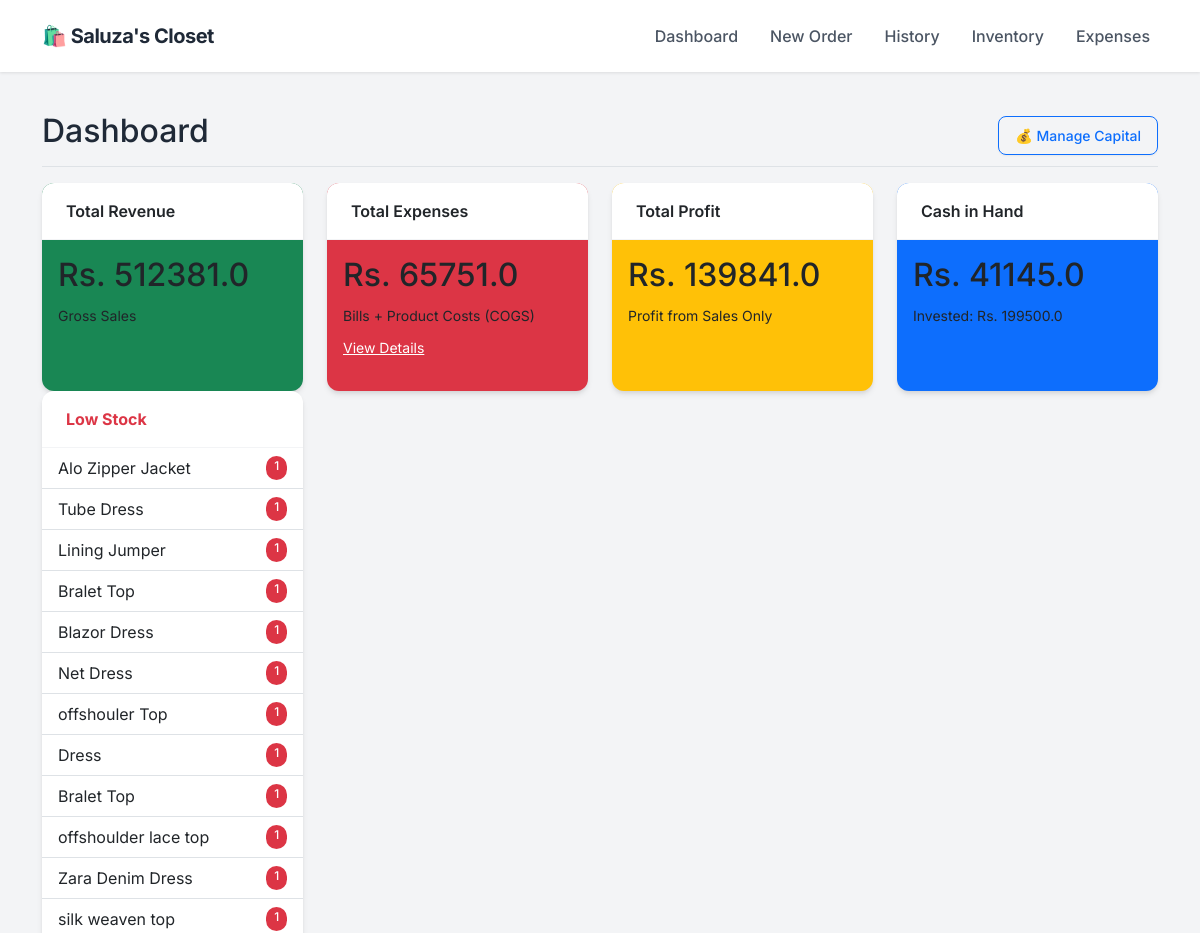
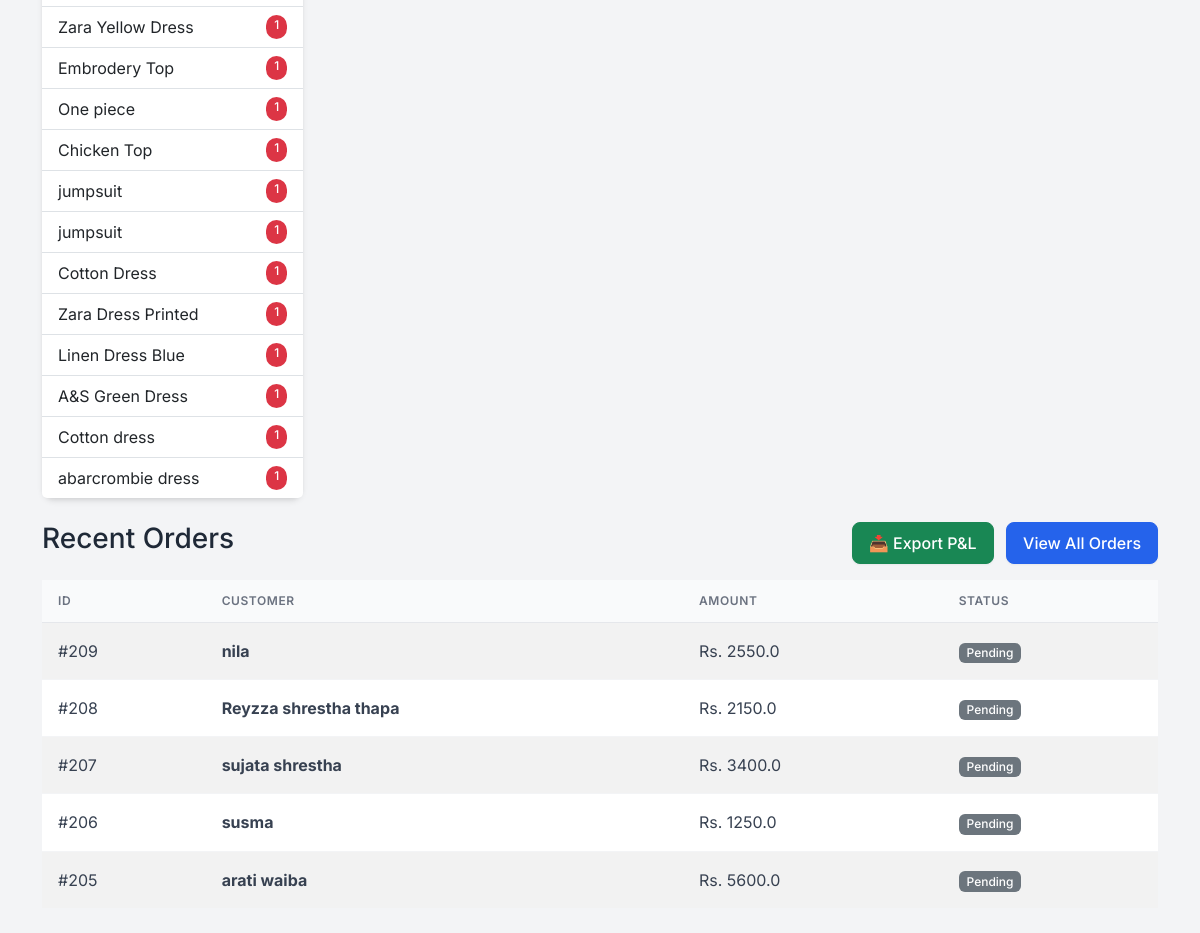
Before: / with the older database file (2 pictures, top to bottom).
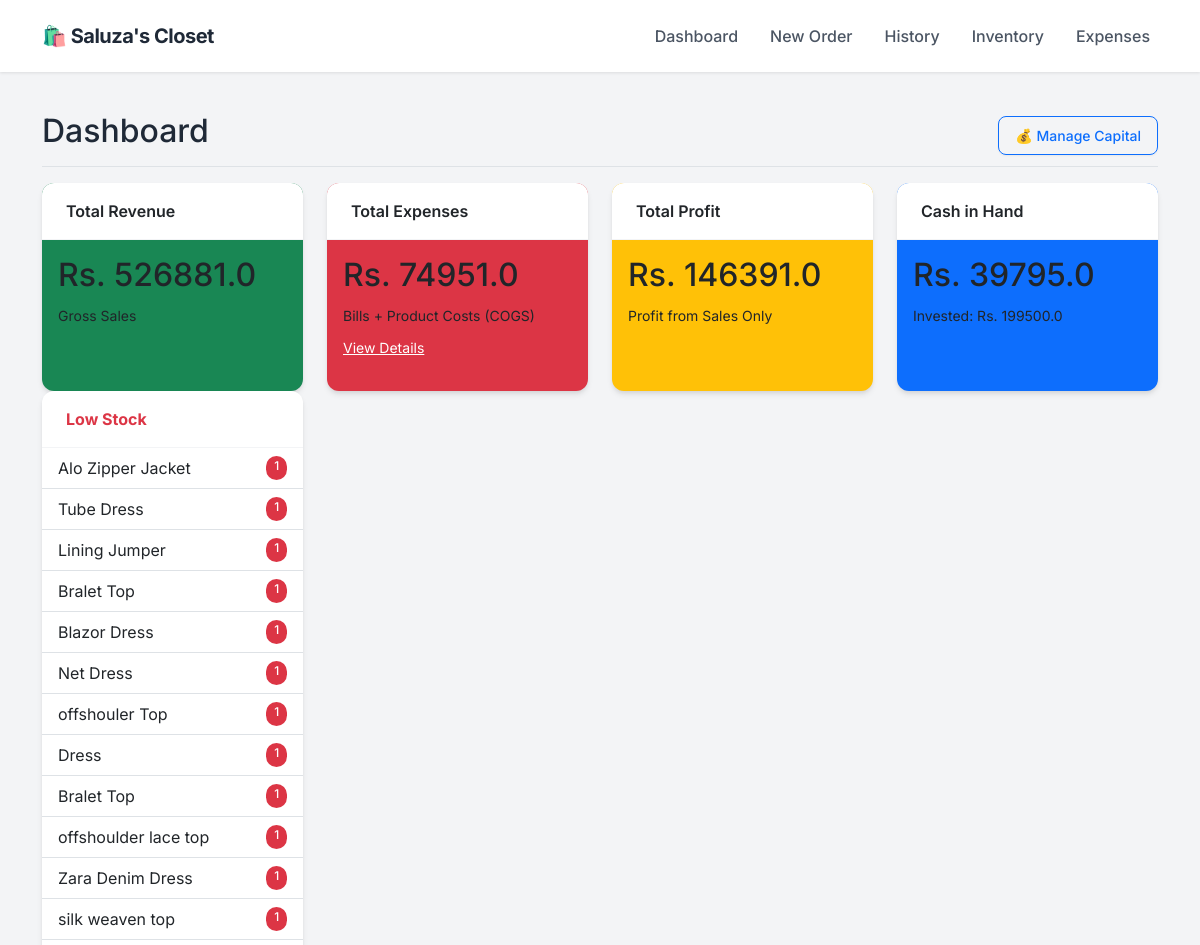
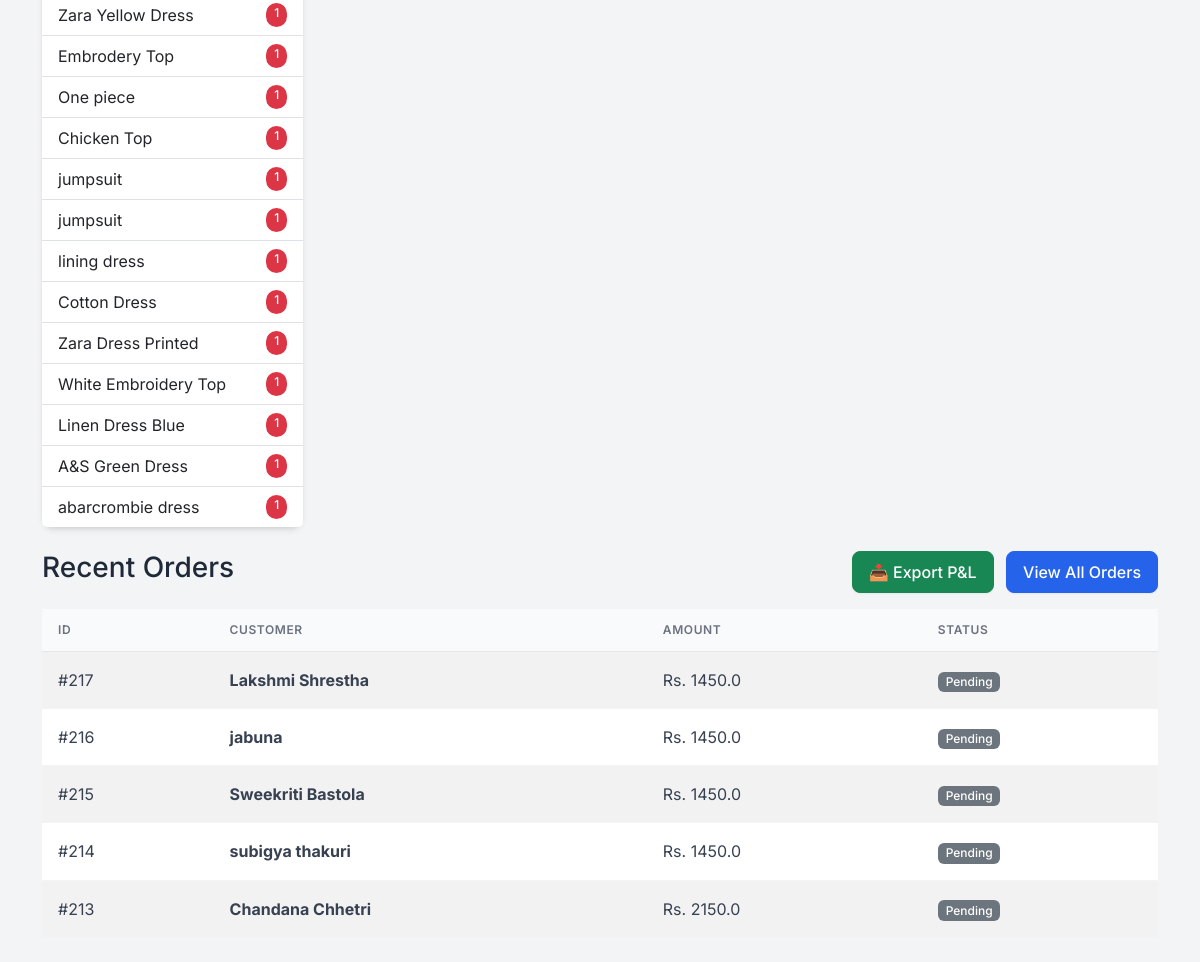
After: the same page with the newer database file (2 pictures, top to bottom).
### app.py (models this page shows)
class Product(db.Model):
    id = db.Column(db.Integer, primary_key=True)
    sku = db.Column(db.String(50), unique=True, nullable=True)
    name = db.Column(db.String(100), nullable=False)
    size = db.Column(db.String(10), nullable=False)
    cost_price = db.Column(db.Float, default=0.0)
    price = db.Column(db.Float, nullable=False)
    stock = db.Column(db.Integer, default=0)
    image = db.Column(db.String(100), nullable=True)

class Order(db.Model):
    id = db.Column(db.Integer, primary_key=True)
    customer_name = db.Column(db.String(100), nullable=False)
    phone = db.Column(db.String(20), nullable=False)
    address = db.Column(db.String(200), nullable=True)
    date = db.Column(db.DateTime, default=datetime.utcnow)
    total_amount = db.Column(db.Float, default=0.0)
    profit = db.Column(db.Float, default=0.0)
    status = db.Column(db.String(20), default='Pending')
    items = db.relationship('OrderItem', backref='order', lazy=True)

### app.py (the view)
@app.route('/')
def dashboard():
    total_investment = db.session.query(db.func.sum(Investment.amount)).scalar() or 0
    total_sales = db.session.query(db.func.sum(Order.total_amount)).scalar() or 0
    manual_expenses = db.session.query(db.func.sum(Expense.amount)).scalar() or 0
    current_inventory_cost = 0
    products = Product.query.all()
    for p in products:
        current_inventory_cost += (p.stock * p.cost_price)
    gross_profit = db.session.query(db.func.sum(Order.profit)).scalar() or 0
    cost_of_sold_goods = total_sales - gross_profit
    total_product_spend = current_inventory_cost + cost_of_sold_goods
    cash_in_hand = (total_investment + total_sales) - (total_product_spend + manual_expenses)
    net_profit = gross_profit # As you requested previously (Sales Profit only)
    recent_orders = Order.query.order_by(Order.date.desc()).limit(5).all()
    low_stock = Product.query.filter(Product.stock < 2, Product.stock > 0).all()
    out_of_stock = Product.query.filter(Product.stock == 0).all()
    investments = Investment.query.order_by(Investment.date.desc()).all()
    return render_template('dashboard.html',
                           sales=total_sales,
                           gross_profit=gross_profit,
                           expenses=manual_expenses,
                           net_profit=net_profit,
                           cash_in_hand=cash_in_hand, # <--- NEW DATA
                           total_investment=total_investment, # <--- NEW DATA
                           orders=recent_orders,
                           investments=investments,
                           low_stock=low_stock,
                           out_of_stock=out_of_stock)

### templates/dashboard.html (shortened to what this page needs)
{% extends "layout.html" %}
{% block content %}
<div class="d-flex justify-content-between flex-wrap flex-md-nowrap align-items-center pt-3 pb-2 mb-3 border-bottom">
    <h1 class="h2">Dashboard</h1>
    <div class="btn-toolbar mb-2 mb-md-0">
        <button type="button" class="btn btn-sm btn-outline-primary" data-bs-toggle="modal" data-bs-target="#investmentHistoryModal">
    💰 Manage Capital
</button>
    </div>
</div>
<div class="row mb-4">
    <div class="col-md-3">
        <div class="card text-dark bg-success mb-3 h-100">
            <div class="card-header">Total Revenue</div>
            <div class="card-body">
                <h2 class="card-title">Rs. {{ sales }}</h2>
                <small>Gross Sales</small>
            </div>
        </div>
    </div>
    <div class="col-md-3">
        <div class="card text-dark bg-danger mb-3 h-100">
            <div class="card-header">Total Expenses</div>
            <div class="card-body">
                <h2 class="card-title">Rs. {{ expenses }}</h2>
                <small>Bills + Product Costs (COGS)</small> <div class="mt-2">
                    <a href="/expenses" class="text-white text-decoration-underline small">View Details</a>
                </div>
            </div>
        </div>
    </div>
    <div class="col-md-3">
        <div class="card text-dark bg-warning mb-3 h-100">
            <div class="card-header">Total Profit</div>
            <div class="card-body">
                <h2 class="card-title">Rs. {{ net_profit }}</h2>
                <small>Profit from Sales Only</small>
            </div>
        </div>
    </div>
    <div class="col-md-3">
        <div class="card text-dark bg-primary mb-3 h-100">
            <div class="card-header">Cash in Hand</div>
            <div class="card-body">
                <h2 class="card-title">Rs. {{ cash_in_hand }}</h2>
                <small>Invested: Rs. {{ total_investment }}</small>
            </div>
        </div>
    </div>
    <div class="col-md-3">
        <div class="card border-danger h-100">
            <div class="card-header bg-transparent text-danger fw-bold">Low Stock</div>
            <ul class="list-group list-group-flush list-group-sm">
                {% for item in low_stock %}
                <li class="list-group-item d-flex justify-content-between">
                    <span>{{ item.name }}</span>
                    <span class="badge bg-danger rounded-pill">{{ item.stock }}</span>
                </li>
                {% endfor %}
            </ul>
        </div>
    </div>
</div>
<div class="d-flex justify-content-between align-items-center mb-3">
    <h3>Recent Orders</h3>
    <div>
        <a href="/export_excel" class="btn btn-success me-2">📥 Export P&L</a>
        <a href="/orders" class="btn btn-primary">View All Orders</a>
    </div>
</div>
<table class="table table-striped bg-white align-middle">
    <thead>
        <tr>
            <th>ID</th>
            <th>Customer</th>
            <th>Amount</th>
            <th>Status</th>
        </tr>
    </thead>
    <tbody>
        {% for order in orders %}
        <tr>
            <td>#{{ order.id }}</td>
            <td><strong>{{ order.customer_name }}</strong></td>
            <td>Rs. {{ order.total_amount }}</td>
            <td><span class="badge bg-secondary">{{ order.status }}</span></td>
        </tr>
        {% endfor %}
    </tbody>
</table>
{% endblock %}

Changed rows visible on the page:
no longer on this page (row edited): Product: name "Cotton dress", stock "1"
no longer on this page (row unchanged): Order: id "209", customer_name "nila", total_amount "2550.0", status "Pending"
no longer on this page (row unchanged): Order: id "208", customer_name "Reyzza shrestha thapa", total_amount "2150.0", status "Pending"
no longer on this page (row unchanged): Order: id "207", customer_name "sujata shrestha", total_amount "3400.0", status "Pending"
no longer on this page (row unchanged): Order: id "206", customer_name "susma", total_amount "1250.0", status "Pending"
no longer on this page (row unchanged): Order: id "205", customer_name "arati waiba", total_amount "5600.0", status "Pending"
now on this page (row edited): Product: name "lining dress", stock "1"
now on this page (row edited): Product: name "White Embroidery Top", stock "1"
added Order: id "217", customer_name "Lakshmi Shrestha", total_amount "1450.0", status "Pending"
added Order: id "216", customer_name "jabuna", total_amount "1450.0", status "Pending"
added Order: id "215", customer_name "Sweekriti Bastola", total_amount "1450.0", status "Pending"
added Order: id "214", customer_name "subigya thakuri", total_amount "1450.0", status "Pending"
added Order: id "213", customer_name "Chandana Chhetri", total_amount "2150.0", status "Pending"
Other visible differences:
{{ sales }}: "512381.0" → "526881.0"
{{ expenses }}: "65751.0" → "74951.0"
{{ net_profit }}: "139841.0" → "146391.0"
{{ cash_in_hand }}: "41145.0" → "39795.0"
